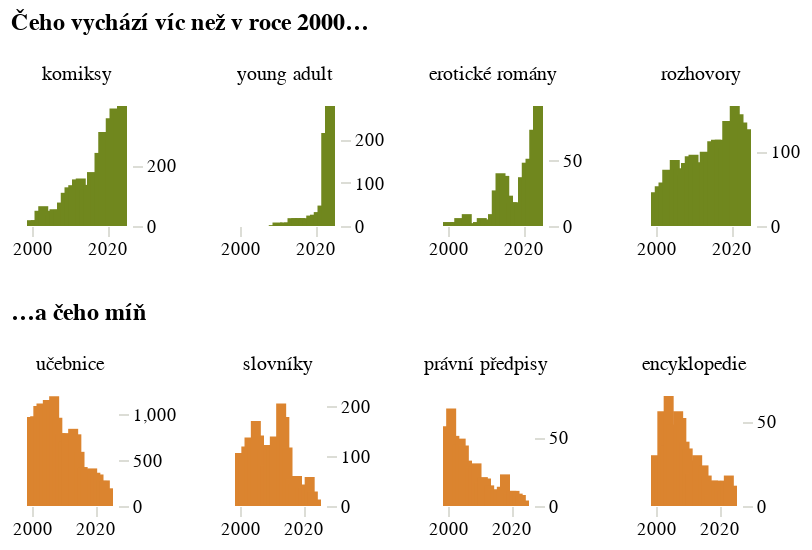

The cell this chart's notebook holds for it:
### Code cell
top_graf = alt.Chart(
    alt_friendly(top_data),title="Čeho vychází víc než v roce 2000…", width=55, height=kredity['vyska_nizkych']
).mark_bar(color='#70871E').encode(
    alt.X("rok:T", title=None, axis=alt.Axis(tickCount=1)),
    alt.Y("pocet", title=None, axis=alt.Axis(orient='right', domainOpacity=0, tickColor='#DCDDD6'), scale=alt.Scale(domainMin=0), ),
    alt.Column("zanr", title=None, sort=top,
           header=alt.Header(labelFont='Asap'))
).resolve_axis(y="independent",x="independent").resolve_scale(y="independent")

flop_graf = alt.Chart(
    alt_friendly(flop_data),title="…a čeho míň", width=48, height=55
).mark_bar(color='#DB842F').encode(
    alt.X("rok:T", title=None, axis=alt.Axis(tickCount=1)),
    alt.Y("pocet", title=None, axis=alt.Axis(orient='right', domainOpacity=0, tickColor='#DCDDD6')),
    alt.Column("zanr", title=None,
           header=alt.Header(labelFont='Asap'), sort=flop)
).resolve_axis(y="independent",x="independent").resolve_scale(y="independent")

rozdily_21_stoleti = alt.vconcat(top_graf, flop_graf).configure_view(stroke='transparent').configure_axis(grid=False, domain=False)
rozdily_21_stoleti

### Figure 1 — Vega-Lite specification as saved in the notebook (floating-point values rounded to 4 significant figures)
{"config": {"title": {"font": "Noticia Text", "fontSize": 12, "anchor": "start", "lineHeight": 19, "fontWeight": "bolder", "subtitleFont": "Noticia Text", "subtitleFontSize": 10, "subtitleLineHeight": 15, "subtitlePadding": 10, "dy": -10}, "axis": {"labelFont": "Asap", "titleFont": "Asap", "fontWeight": "lighter", "titleFontWeight": "lighter", "labelFontSize": 9, "titleFontSize": 9, "labelPadding": 2, "titlePadding": 9, "domainOpacity": 0, "tickColor": "#DCDDD6", "domain": false, "grid": false}, "legend": {"labelFont": "Asap", "labelFontWeight": "normal", "titleFont": "Asap", "titleFontWeight": "normal", "labelFontSize": 9, "titleFontSize": 9}, "view": {"stroke": "transparent"}}, "vconcat": [{"data": {"name": "data-7a8348336fa4e022ab41499ccd9f8475"}, "mark": {"type": "bar", "color": "#70871E"}, "encoding": {"column": {"field": "zanr", "header": {"labelFont": "Asap"}, "sort": ["komiksy", "young adult", "erotické romány", "rozhovory"], "title": null, "type": "nominal"}, "x": {"axis": {"tickCount": 1}, "field": "rok", "title": null, "type": "temporal"}, "y": {"axis": {"domainOpacity": 0, "orient": "right", "tickColor": "#DCDDD6"}, "field": "pocet", "scale": {"domainMin": 0}, "title": null, "type": "quantitative"}}, "height": 60, "resolve": {"axis": {"x": "independent", "y": "independent"}, "scale": {"y": "independent"}}, "title": "Čeho vychází víc než v roce 2000…", "width": 55}, {"data": {"name": "data-de27cd140f80687b7c6e950256445ee1"}, "mark": {"type": "bar", "color": "#DB842F"}, "encoding": {"column": {"field": "zanr", "header": {"labelFont": "Asap"}, "sort": ["učebnice", "slovníky", "právní předpisy", "encyklopedie"], "title": null, "type": "nominal"}, "x": {"axis": {"tickCount": 1}, "field": "rok", "title": null, "type": "temporal"}, "y": {"axis": {"domainOpacity": 0, "orient": "right", "tickColor": "#DCDDD6"}, "field": "pocet", "title": null, "type": "quantitative"}}, "height": 55, "resolve": {"axis": {"x": "independent", "y": "independent"}, "scale": {"y": "independent"}}, "title": "…a čeho míň", "width": 48}], "$schema": "https://vega.github.io/schema/vega-lite/v5.8.0.json", "datasets": {"data-7a8348336fa4e022ab41499ccd9f8475": [{"pocet": 19.0, "rok": "2000-01-01T00:00:00", "len_right": 7629, "podil": 0.00249, "zanr": "komiksy"}, {"pocet": 19.0, "rok": "2001-01-01T00:00:00", "len_right": 7757, "podil": 0.002449, "zanr": "komiksy"}, {"pocet": 50.0, "rok": "2002-01-01T00:00:00", "len_right": 7776, "podil": 0.00643, "zanr": "komiksy"}, {"pocet": 65.0, "rok": "2003-01-01T00:00:00", "len_right": 8038, "podil": 0.008087, "zanr": "komiksy"}, {"pocet": 50.0, "rok": "2004-01-01T00:00:00", "len_right": 8477, "podil": 0.005898, "zanr": "komiksy"}, {"pocet": 39.0, "rok": "2005-01-01T00:00:00", "len_right": 8791, "podil": 0.004436, "zanr": "komiksy"}, {"pocet": 55.0, "rok": "2006-01-01T00:00:00", "len_right": 9212, "podil": 0.00597, "zanr": "komiksy"}, {"pocet": 53.0, "rok": "2007-01-01T00:00:00", "len_right": 9446, "podil": 0.005611, "zanr": "komiksy"}, {"pocet": 77.0, "rok": "2008-01-01T00:00:00", "len_right": 9643, "podil": 0.007985, "zanr": "komiksy"}, {"pocet": 109.0, "rok": "2009-01-01T00:00:00", "len_right": 9230, "podil": 0.01181, "zanr": "komiksy"}, {"pocet": 127.0, "rok": "2010-01-01T00:00:00", "len_right": 9538, "podil": 0.01332, "zanr": "komiksy"}, {"pocet": 134.0, "rok": "2011-01-01T00:00:00", "len_right": 9652, "podil": 0.01388, "zanr": "komiksy"}, {"pocet": 153.0, "rok": "2012-01-01T00:00:00", "len_right": 9345, "podil": 0.01637, "zanr": "komiksy"}, {"pocet": 156.0, "rok": "2013-01-01T00:00:00", "len_right": 9541, "podil": 0.01635, "zanr": "komiksy"}, {"pocet": 121.0, "rok": "2014-01-01T00:00:00", "len_right": 9587, "podil": 0.01262, "zanr": "komiksy"}, {"pocet": 135.0, "rok": "2015-01-01T00:00:00", "len_right": 9866, "podil": 0.01368, "zanr": "komiksy"}, {"pocet": 177.0, "rok": "2016-01-01T00:00:00", "len_right": 9386, "podil": 0.01886, "zanr": "komiksy"}, {"pocet": 164.0, "rok": "2017-01-01T00:00:00", "len_right": 9388, "podil": 0.01747, "zanr": "komiksy"}, {"pocet": 240.0, "rok": "2018-01-01T00:00:00", "len_right": 9637, "podil": 0.0249, "zanr": "komiksy"}, {"pocet": 309.0, "rok": "2019-01-01T00:00:00", "len_right": 9326, "podil": 0.03313, "zanr": "komiksy"}, {"pocet": 279.0, "rok": "2020-01-01T00:00:00", "len_right": 8845, "podil": 0.03154, "zanr": "komiksy"}, {"pocet": 354.0, "rok": "2021-01-01T00:00:00", "len_right": 8856, "podil": 0.03997, "zanr": "komiksy"}, {"pocet": 386.0, "rok": "2022-01-01T00:00:00", "len_right": 8682, "podil": 0.04446, "zanr": "komiksy"}, {"pocet": 371.0, "rok": "2023-01-01T00:00:00", "len_right": 8054, "podil": 0.04606, "zanr": "komiksy"}, {"pocet": 394.0, "rok": "2024-01-01T00:00:00", "len_right": 7306, "podil": 0.05393, "zanr": "komiksy"}, {"pocet": null, "rok": "2000-01-01T00:00:00", "len_right": 7629, "podil": null, "zanr": "young adult"}, {"pocet": null, "rok": "2001-01-01T00:00:00", "len_right": 7757, "podil": null, "zanr": "young adult"}, {"pocet": null, "rok": "2002-01-01T00:00:00", "len_right": 7776, "podil": null, "zanr": "young adult"}, {"pocet": null, "rok": "2003-01-01T00:00:00", "len_right": 8038, "podil": null, "zanr": "young adult"}, {"pocet": null, "rok": "2004-01-01T00:00:00", "len_right": 8477, "podil": null, "zanr": "young adult"}, {"pocet": null, "rok": "2005-01-01T00:00:00", "len_right": 8791, "podil": null, "zanr": "young adult"}, {"pocet": null, "rok": "2006-01-01T00:00:00", "len_right": 9212, "podil": null, "zanr": "young adult"}, {"pocet": null, "rok": "2007-01-01T00:00:00", "len_right": 9446, "podil": null, "zanr": "young adult"}, {"pocet": null, "rok": "2008-01-01T00:00:00", "len_right": 9643, "podil": null, "zanr": "young adult"}, {"pocet": 2.0, "rok": "2009-01-01T00:00:00", "len_right": 9230, "podil": 0.0002167, "zanr": "young adult"}, {"pocet": 8.0, "rok": "2010-01-01T00:00:00", "len_right": 9538, "podil": 0.0008388, "zanr": "young adult"}, {"pocet": 4.0, "rok": "2011-01-01T00:00:00", "len_right": 9652, "podil": 0.0004144, "zanr": "young adult"}, {"pocet": 8.0, "rok": "2012-01-01T00:00:00", "len_right": 9345, "podil": 0.0008561, "zanr": "young adult"}, {"pocet": 8.0, "rok": "2013-01-01T00:00:00", "len_right": 9541, "podil": 0.0008385, "zanr": "young adult"}, {"pocet": 18.0, "rok": "2014-01-01T00:00:00", "len_right": 9587, "podil": 0.001878, "zanr": "young adult"}, {"pocet": 18.0, "rok": "2015-01-01T00:00:00", "len_right": 9866, "podil": 0.001824, "zanr": "young adult"}, {"pocet": 18.0, "rok": "2016-01-01T00:00:00", "len_right": 9386, "podil": 0.001918, "zanr": "young adult"}, {"pocet": 18.0, "rok": "2017-01-01T00:00:00", "len_right": 9388, "podil": 0.001917, "zanr": "young adult"}, {"pocet": 16.0, "rok": "2018-01-01T00:00:00", "len_right": 9637, "podil": 0.00166, "zanr": "young adult"}, {"pocet": 24.0, "rok": "2019-01-01T00:00:00", "len_right": 9326, "podil": 0.002573, "zanr": "young adult"}, {"pocet": 26.0, "rok": "2020-01-01T00:00:00", "len_right": 8845, "podil": 0.00294, "zanr": "young adult"}, {"pocet": 32.0, "rok": "2021-01-01T00:00:00", "len_right": 8856, "podil": 0.003613, "zanr": "young adult"}, {"pocet": 47.0, "rok": "2022-01-01T00:00:00", "len_right": 8682, "podil": 0.005413, "zanr": "young adult"}, {"pocet": 214.0, "rok": "2023-01-01T00:00:00", "len_right": 8054, "podil": 0.02657, "zanr": "young adult"}, {"pocet": 276.0, "rok": "2024-01-01T00:00:00", "len_right": 7306, "podil": 0.03778, "zanr": "young adult"}, {"pocet": 3.0, "rok": "2000-01-01T00:00:00", "len_right": 7629, "podil": 0.0003932, "zanr": "erotické romány"}, {"pocet": 1.0, "rok": "2001-01-01T00:00:00", "len_right": 7757, "podil": 0.0001289, "zanr": "erotické romány"}, {"pocet": 3.0, "rok": "2002-01-01T00:00:00", "len_right": 7776, "podil": 0.0003858, "zanr": "erotické romány"}, {"pocet": 6.0, "rok": "2003-01-01T00:00:00", "len_right": 8038, "podil": 0.0007465, "zanr": "erotické romány"}, {"pocet": 5.0, "rok": "2004-01-01T00:00:00", "len_right": 8477, "podil": 0.0005898, "zanr": "erotické romány"}, {"pocet": 9.0, "rok": "2005-01-01T00:00:00", "len_right": 8791, "podil": 0.001024, "zanr": "erotické romány"}, {"pocet": 2.0, "rok": "2006-01-01T00:00:00", "len_right": 9212, "podil": 0.0002171, "zanr": "erotické romány"}, {"pocet": 2.0, "rok": "2007-01-01T00:00:00", "len_right": 9446, "podil": 0.0002117, "zanr": "erotické romány"}, {"pocet": 3.0, "rok": "2008-01-01T00:00:00", "len_right": 9643, "podil": 0.0003111, "zanr": "erotické romány"}, {"pocet": 6.0, "rok": "2009-01-01T00:00:00", "len_right": 9230, "podil": 0.0006501, "zanr": "erotické romány"}, {"pocet": 5.0, "rok": "2010-01-01T00:00:00", "len_right": 9538, "podil": 0.0005242, "zanr": "erotické romány"}, {"pocet": 2.0, "rok": "2011-01-01T00:00:00", "len_right": 9652, "podil": 0.0002072, "zanr": "erotické romány"}, {"pocet": 9.0, "rok": "2012-01-01T00:00:00", "len_right": 9345, "podil": 0.0009631, "zanr": "erotické romány"}, {"pocet": 27.0, "rok": "2013-01-01T00:00:00", "len_right": 9541, "podil": 0.00283, "zanr": "erotické romány"}, {"pocet": 40.0, "rok": "2014-01-01T00:00:00", "len_right": 9587, "podil": 0.004172, "zanr": "erotické romány"}, {"pocet": 38.0, "rok": "2015-01-01T00:00:00", "len_right": 9866, "podil": 0.003852, "zanr": "erotické romány"}, {"pocet": 23.0, "rok": "2016-01-01T00:00:00", "len_right": 9386, "podil": 0.00245, "zanr": "erotické romány"}, {"pocet": 18.0, "rok": "2017-01-01T00:00:00", "len_right": 9388, "podil": 0.001917, "zanr": "erotické romány"}, {"pocet": 18.0, "rok": "2018-01-01T00:00:00", "len_right": 9637, "podil": 0.001868, "zanr": "erotické romány"}, {"pocet": 16.0, "rok": "2019-01-01T00:00:00", "len_right": 9326, "podil": 0.001716, "zanr": "erotické romány"}, {"pocet": 37.0, "rok": "2020-01-01T00:00:00", "len_right": 8845, "podil": 0.004183, "zanr": "erotické romány"}, {"pocet": 48.0, "rok": "2021-01-01T00:00:00", "len_right": 8856, "podil": 0.00542, "zanr": "erotické romány"}, {"pocet": 51.0, "rok": "2022-01-01T00:00:00", "len_right": 8682, "podil": 0.005874, "zanr": "erotické romány"}, {"pocet": 73.0, "rok": "2023-01-01T00:00:00", "len_right": 8054, "podil": 0.009064, "zanr": "erotické romány"}, {"pocet": 91.0, "rok": "2024-01-01T00:00:00", "len_right": 7306, "podil": 0.01246, "zanr": "erotické romány"}, {"pocet": 45.0, "rok": "2000-01-01T00:00:00", "len_right": 7629, "podil": 0.005899, "zanr": "rozhovory"}, {"pocet": 53.0, "rok": "2001-01-01T00:00:00", "len_right": 7757, "podil": 0.006833, "zanr": "rozhovory"}, {"pocet": 58.0, "rok": "2002-01-01T00:00:00", "len_right": 7776, "podil": 0.007459, "zanr": "rozhovory"}, {"pocet": 75.0, "rok": "2003-01-01T00:00:00", "len_right": 8038, "podil": 0.009331, "zanr": "rozhovory"}, {"pocet": 62.0, "rok": "2004-01-01T00:00:00", "len_right": 8477, "podil": 0.007314, "zanr": "rozhovory"}, {"pocet": 88.0, "rok": "2005-01-01T00:00:00", "len_right": 8791, "podil": 0.01001, "zanr": "rozhovory"}, {"pocet": 77.0, "rok": "2006-01-01T00:00:00", "len_right": 9212, "podil": 0.008359, "zanr": "rozhovory"}, {"pocet": 68.0, "rok": "2007-01-01T00:00:00", "len_right": 9446, "podil": 0.007199, "zanr": "rozhovory"}, {"pocet": 84.0, "rok": "2008-01-01T00:00:00", "len_right": 9643, "podil": 0.008711, "zanr": "rozhovory"}, {"pocet": 93.0, "rok": "2009-01-01T00:00:00", "len_right": 9230, "podil": 0.01008, "zanr": "rozhovory"}, {"pocet": 95.0, "rok": "2010-01-01T00:00:00", "len_right": 9538, "podil": 0.00996, "zanr": "rozhovory"}, {"pocet": 84.0, "rok": "2011-01-01T00:00:00", "len_right": 9652, "podil": 0.008703, "zanr": "rozhovory"}, {"pocet": 85.0, "rok": "2012-01-01T00:00:00", "len_right": 9345, "podil": 0.009096, "zanr": "rozhovory"}, {"pocet": 99.0, "rok": "2013-01-01T00:00:00", "len_right": 9541, "podil": 0.01038, "zanr": "rozhovory"}, {"pocet": 94.0, "rok": "2014-01-01T00:00:00", "len_right": 9587, "podil": 0.009805, "zanr": "rozhovory"}, {"pocet": 113.0, "rok": "2015-01-01T00:00:00", "len_right": 9866, "podil": 0.01145, "zanr": "rozhovory"}, {"pocet": 115.0, "rok": "2016-01-01T00:00:00", "len_right": 9386, "podil": 0.01225, "zanr": "rozhovory"}, {"pocet": 115.0, "rok": "2017-01-01T00:00:00", "len_right": 9388, "podil": 0.01225, "zanr": "rozhovory"}, {"pocet": 105.0, "rok": "2018-01-01T00:00:00", "len_right": 9637, "podil": 0.0109, "zanr": "rozhovory"}, {"pocet": 140.0, "rok": "2019-01-01T00:00:00", "len_right": 9326, "podil": 0.01501, "zanr": "rozhovory"}, {"pocet": 126.0, "rok": "2020-01-01T00:00:00", "len_right": 8845, "podil": 0.01425, "zanr": "rozhovory"}, {"pocet": 160.0, "rok": "2021-01-01T00:00:00", "len_right": 8856, "podil": 0.01807, "zanr": "rozhovory"}, {"pocet": 149.0, "rok": "2022-01-01T00:00:00", "len_right": 8682, "podil": 0.01716, "zanr": "rozhovory"}, {"pocet": 138.0, "rok": "2023-01-01T00:00:00", "len_right": 8054, "podil": 0.01713, "zanr": "rozhovory"}, {"pocet": 129.0, "rok": "2024-01-01T00:00:00", "len_right": 7306, "podil": 0.01766, "zanr": "rozhovory"}], "data-de27cd140f80687b7c6e950256445ee1": [{"pocet": 971, "rok": "2000-01-01T00:00:00", "len_right": 7629, "podil": 0.1273, "zanr": "učebnice"}, {"pocet": 979, "rok": "2001-01-01T00:00:00", "len_right": 7757, "podil": 0.1262, "zanr": "učebnice"}, {"pocet": 1090, "rok": "2002-01-01T00:00:00", "len_right": 7776, "podil": 0.1402, "zanr": "učebnice"}, {"pocet": 1119, "rok": "2003-01-01T00:00:00", "len_right": 8038, "podil": 0.1392, "zanr": "učebnice"}, {"pocet": 1065, "rok": "2004-01-01T00:00:00", "len_right": 8477, "podil": 0.1256, "zanr": "učebnice"}, {"pocet": 1157, "rok": "2005-01-01T00:00:00", "len_right": 8791, "podil": 0.1316, "zanr": "učebnice"}, {"pocet": 1059, "rok": "2006-01-01T00:00:00", "len_right": 9212, "podil": 0.115, "zanr": "učebnice"}, {"pocet": 1198, "rok": "2007-01-01T00:00:00", "len_right": 9446, "podil": 0.1268, "zanr": "učebnice"}, {"pocet": 964, "rok": "2008-01-01T00:00:00", "len_right": 9643, "podil": 0.09997, "zanr": "učebnice"}, {"pocet": 793, "rok": "2009-01-01T00:00:00", "len_right": 9230, "podil": 0.08592, "zanr": "učebnice"}, {"pocet": 708, "rok": "2010-01-01T00:00:00", "len_right": 9538, "podil": 0.07423, "zanr": "učebnice"}, {"pocet": 795, "rok": "2011-01-01T00:00:00", "len_right": 9652, "podil": 0.08237, "zanr": "učebnice"}, {"pocet": 679, "rok": "2012-01-01T00:00:00", "len_right": 9345, "podil": 0.07266, "zanr": "učebnice"}, {"pocet": 842, "rok": "2013-01-01T00:00:00", "len_right": 9541, "podil": 0.08825, "zanr": "učebnice"}, {"pocet": 782, "rok": "2014-01-01T00:00:00", "len_right": 9587, "podil": 0.08157, "zanr": "učebnice"}, {"pocet": 591, "rok": "2015-01-01T00:00:00", "len_right": 9866, "podil": 0.0599, "zanr": "učebnice"}, {"pocet": 425, "rok": "2016-01-01T00:00:00", "len_right": 9386, "podil": 0.04528, "zanr": "učebnice"}, {"pocet": 399, "rok": "2017-01-01T00:00:00", "len_right": 9388, "podil": 0.0425, "zanr": "učebnice"}, {"pocet": 372, "rok": "2018-01-01T00:00:00", "len_right": 9637, "podil": 0.0386, "zanr": "učebnice"}, {"pocet": 410, "rok": "2019-01-01T00:00:00", "len_right": 9326, "podil": 0.04396, "zanr": "učebnice"}, {"pocet": 363, "rok": "2020-01-01T00:00:00", "len_right": 8845, "podil": 0.04104, "zanr": "učebnice"}, {"pocet": 344, "rok": "2021-01-01T00:00:00", "len_right": 8856, "podil": 0.03884, "zanr": "učebnice"}, {"pocet": 274, "rok": "2022-01-01T00:00:00", "len_right": 8682, "podil": 0.03156, "zanr": "učebnice"}, {"pocet": 279, "rok": "2023-01-01T00:00:00", "len_right": 8054, "podil": 0.03464, "zanr": "učebnice"}, {"pocet": 193, "rok": "2024-01-01T00:00:00", "len_right": 7306, "podil": 0.02642, "zanr": "učebnice"}, {"pocet": 106, "rok": "2000-01-01T00:00:00", "len_right": 7629, "podil": 0.01389, "zanr": "slovníky"}, {"pocet": 93, "rok": "2001-01-01T00:00:00", "len_right": 7757, "podil": 0.01199, "zanr": "slovníky"}, {"pocet": 119, "rok": "2002-01-01T00:00:00", "len_right": 7776, "podil": 0.0153, "zanr": "slovníky"}, {"pocet": 137, "rok": "2003-01-01T00:00:00", "len_right": 8038, "podil": 0.01704, "zanr": "slovníky"}, {"pocet": 124, "rok": "2004-01-01T00:00:00", "len_right": 8477, "podil": 0.01463, "zanr": "slovníky"}, {"pocet": 170, "rok": "2005-01-01T00:00:00", "len_right": 8791, "podil": 0.01934, "zanr": "slovníky"}, {"pocet": 141, "rok": "2006-01-01T00:00:00", "len_right": 9212, "podil": 0.01531, "zanr": "slovníky"}, {"pocet": 114, "rok": "2007-01-01T00:00:00", "len_right": 9446, "podil": 0.01207, "zanr": "slovníky"}, {"pocet": 81, "rok": "2008-01-01T00:00:00", "len_right": 9643, "podil": 0.0084, "zanr": "slovníky"}, {"pocet": 122, "rok": "2009-01-01T00:00:00", "len_right": 9230, "podil": 0.01322, "zanr": "slovníky"}, {"pocet": 121, "rok": "2010-01-01T00:00:00", "len_right": 9538, "podil": 0.01269, "zanr": "slovníky"}, {"pocet": 139, "rok": "2011-01-01T00:00:00", "len_right": 9652, "podil": 0.0144, "zanr": "slovníky"}, {"pocet": 102, "rok": "2012-01-01T00:00:00", "len_right": 9345, "podil": 0.01091, "zanr": "slovníky"}, {"pocet": 205, "rok": "2013-01-01T00:00:00", "len_right": 9541, "podil": 0.02149, "zanr": "slovníky"}, {"pocet": 178, "rok": "2014-01-01T00:00:00", "len_right": 9587, "podil": 0.01857, "zanr": "slovníky"}, {"pocet": 117, "rok": "2015-01-01T00:00:00", "len_right": 9866, "podil": 0.01186, "zanr": "slovníky"}, {"pocet": 53, "rok": "2016-01-01T00:00:00", "len_right": 9386, "podil": 0.005647, "zanr": "slovníky"}, {"pocet": 46, "rok": "2017-01-01T00:00:00", "len_right": 9388, "podil": 0.0049, "zanr": "slovníky"}, {"pocet": 60, "rok": "2018-01-01T00:00:00", "len_right": 9637, "podil": 0.006226, "zanr": "slovníky"}, {"pocet": 38, "rok": "2019-01-01T00:00:00", "len_right": 9326, "podil": 0.004075, "zanr": "slovníky"}, {"pocet": 37, "rok": "2020-01-01T00:00:00", "len_right": 8845, "podil": 0.004183, "zanr": "slovníky"}, {"pocet": 43, "rok": "2021-01-01T00:00:00", "len_right": 8856, "podil": 0.004855, "zanr": "slovníky"}, {"pocet": 58, "rok": "2022-01-01T00:00:00", "len_right": 8682, "podil": 0.00668, "zanr": "slovníky"}, {"pocet": 29, "rok": "2023-01-01T00:00:00", "len_right": 8054, "podil": 0.003601, "zanr": "slovníky"}, {"pocet": 13, "rok": "2024-01-01T00:00:00", "len_right": 7306, "podil": 0.001779, "zanr": "slovníky"}, {"pocet": 58, "rok": "2000-01-01T00:00:00", "len_right": 7629, "podil": 0.007603, "zanr": "právní předpisy"}, {"pocet": 71, "rok": "2001-01-01T00:00:00", "len_right": 7757, "podil": 0.009153, "zanr": "právní předpisy"}, {"pocet": 51, "rok": "2002-01-01T00:00:00", "len_right": 7776, "podil": 0.006559, "zanr": "právní předpisy"}, {"pocet": 45, "rok": "2003-01-01T00:00:00", "len_right": 8038, "podil": 0.005598, "zanr": "právní předpisy"}, {"pocet": 49, "rok": "2004-01-01T00:00:00", "len_right": 8477, "podil": 0.00578, "zanr": "právní předpisy"}, {"pocet": 44, "rok": "2005-01-01T00:00:00", "len_right": 8791, "podil": 0.005005, "zanr": "právní předpisy"}, {"pocet": 33, "rok": "2006-01-01T00:00:00", "len_right": 9212, "podil": 0.003582, "zanr": "právní předpisy"}, {"pocet": 28, "rok": "2007-01-01T00:00:00", "len_right": 9446, "podil": 0.002964, "zanr": "právní předpisy"}, {"pocet": 29, "rok": "2008-01-01T00:00:00", "len_right": 9643, "podil": 0.003007, "zanr": "právní předpisy"}, {"pocet": 31, "rok": "2009-01-01T00:00:00", "len_right": 9230, "podil": 0.003359, "zanr": "právní předpisy"}, {"pocet": 17, "rok": "2010-01-01T00:00:00", "len_right": 9538, "podil": 0.001782, "zanr": "právní předpisy"}, {"pocet": 21, "rok": "2011-01-01T00:00:00", "len_right": 9652, "podil": 0.002176, "zanr": "právní předpisy"}, {"pocet": 20, "rok": "2012-01-01T00:00:00", "len_right": 9345, "podil": 0.00214, "zanr": "právní předpisy"}, {"pocet": 15, "rok": "2013-01-01T00:00:00", "len_right": 9541, "podil": 0.001572, "zanr": "právní předpisy"}, {"pocet": 12, "rok": "2014-01-01T00:00:00", "len_right": 9587, "podil": 0.001252, "zanr": "právní předpisy"}, {"pocet": 11, "rok": "2015-01-01T00:00:00", "len_right": 9866, "podil": 0.001115, "zanr": "právní předpisy"}, {"pocet": 12, "rok": "2016-01-01T00:00:00", "len_right": 9386, "podil": 0.001278, "zanr": "právní předpisy"}, {"pocet": 14, "rok": "2017-01-01T00:00:00", "len_right": 9388, "podil": 0.001491, "zanr": "právní předpisy"}, {"pocet": 23, "rok": "2018-01-01T00:00:00", "len_right": 9637, "podil": 0.002387, "zanr": "právní předpisy"}, {"pocet": 9, "rok": "2019-01-01T00:00:00", "len_right": 9326, "podil": 0.000965, "zanr": "právní předpisy"}, {"pocet": 11, "rok": "2020-01-01T00:00:00", "len_right": 8845, "podil": 0.001244, "zanr": "právní předpisy"}, {"pocet": 11, "rok": "2021-01-01T00:00:00", "len_right": 8856, "podil": 0.001242, "zanr": "právní předpisy"}, {"pocet": 9, "rok": "2022-01-01T00:00:00", "len_right": 8682, "podil": 0.001037, "zanr": "právní předpisy"}, {"pocet": 8, "rok": "2023-01-01T00:00:00", "len_right": 8054, "podil": 0.0009933, "zanr": "právní předpisy"}, {"pocet": 4, "rok": "2024-01-01T00:00:00", "len_right": 7306, "podil": 0.0005475, "zanr": "právní předpisy"}, {"pocet": 30, "rok": "2000-01-01T00:00:00", "len_right": 7629, "podil": 0.003932, "zanr": "encyklopedie"}, {"pocet": 28, "rok": "2001-01-01T00:00:00", "len_right": 7757, "podil": 0.00361, "zanr": "encyklopedie"}, {"pocet": 56, "rok": "2002-01-01T00:00:00", "len_right": 7776, "podil": 0.007202, "zanr": "encyklopedie"}, {"pocet": 36, "rok": "2003-01-01T00:00:00", "len_right": 8038, "podil": 0.004479, "zanr": "encyklopedie"}, {"pocet": 65, "rok": "2004-01-01T00:00:00", "len_right": 8477, "podil": 0.007668, "zanr": "encyklopedie"}, {"pocet": 48, "rok": "2005-01-01T00:00:00", "len_right": 8791, "podil": 0.00546, "zanr": "encyklopedie"}, {"pocet": 48, "rok": "2006-01-01T00:00:00", "len_right": 9212, "podil": 0.005211, "zanr": "encyklopedie"}, {"pocet": 56, "rok": "2007-01-01T00:00:00", "len_right": 9446, "podil": 0.005928, "zanr": "encyklopedie"}, {"pocet": 52, "rok": "2008-01-01T00:00:00", "len_right": 9643, "podil": 0.005393, "zanr": "encyklopedie"}, {"pocet": 38, "rok": "2009-01-01T00:00:00", "len_right": 9230, "podil": 0.004117, "zanr": "encyklopedie"}, {"pocet": 34, "rok": "2010-01-01T00:00:00", "len_right": 9538, "podil": 0.003565, "zanr": "encyklopedie"}, {"pocet": 19, "rok": "2011-01-01T00:00:00", "len_right": 9652, "podil": 0.001969, "zanr": "encyklopedie"}, {"pocet": 27, "rok": "2012-01-01T00:00:00", "len_right": 9345, "podil": 0.002889, "zanr": "encyklopedie"}, {"pocet": 30, "rok": "2013-01-01T00:00:00", "len_right": 9541, "podil": 0.003144, "zanr": "encyklopedie"}, {"pocet": 15, "rok": "2014-01-01T00:00:00", "len_right": 9587, "podil": 0.001565, "zanr": "encyklopedie"}, {"pocet": 24, "rok": "2015-01-01T00:00:00", "len_right": 9866, "podil": 0.002433, "zanr": "encyklopedie"}, {"pocet": 18, "rok": "2016-01-01T00:00:00", "len_right": 9386, "podil": 0.001918, "zanr": "encyklopedie"}, {"pocet": 6, "rok": "2017-01-01T00:00:00", "len_right": 9388, "podil": 0.0006391, "zanr": "encyklopedie"}, {"pocet": 15, "rok": "2018-01-01T00:00:00", "len_right": 9637, "podil": 0.001557, "zanr": "encyklopedie"}, {"pocet": 15, "rok": "2019-01-01T00:00:00", "len_right": 9326, "podil": 0.001608, "zanr": "encyklopedie"}, {"pocet": 14, "rok": "2020-01-01T00:00:00", "len_right": 8845, "podil": 0.001583, "zanr": "encyklopedie"}, {"pocet": 9, "rok": "2021-01-01T00:00:00", "len_right": 8856, "podil": 0.001016, "zanr": "encyklopedie"}, {"pocet": 15, "rok": "2022-01-01T00:00:00", "len_right": 8682, "podil": 0.001728, "zanr": "encyklopedie"}, {"pocet": 18, "rok": "2023-01-01T00:00:00", "len_right": 8054, "podil": 0.002235, "zanr": "encyklopedie"}, {"pocet": 12, "rok": "2024-01-01T00:00:00", "len_right": 7306, "podil": 0.001642, "zanr": "encyklopedie"}]}}
